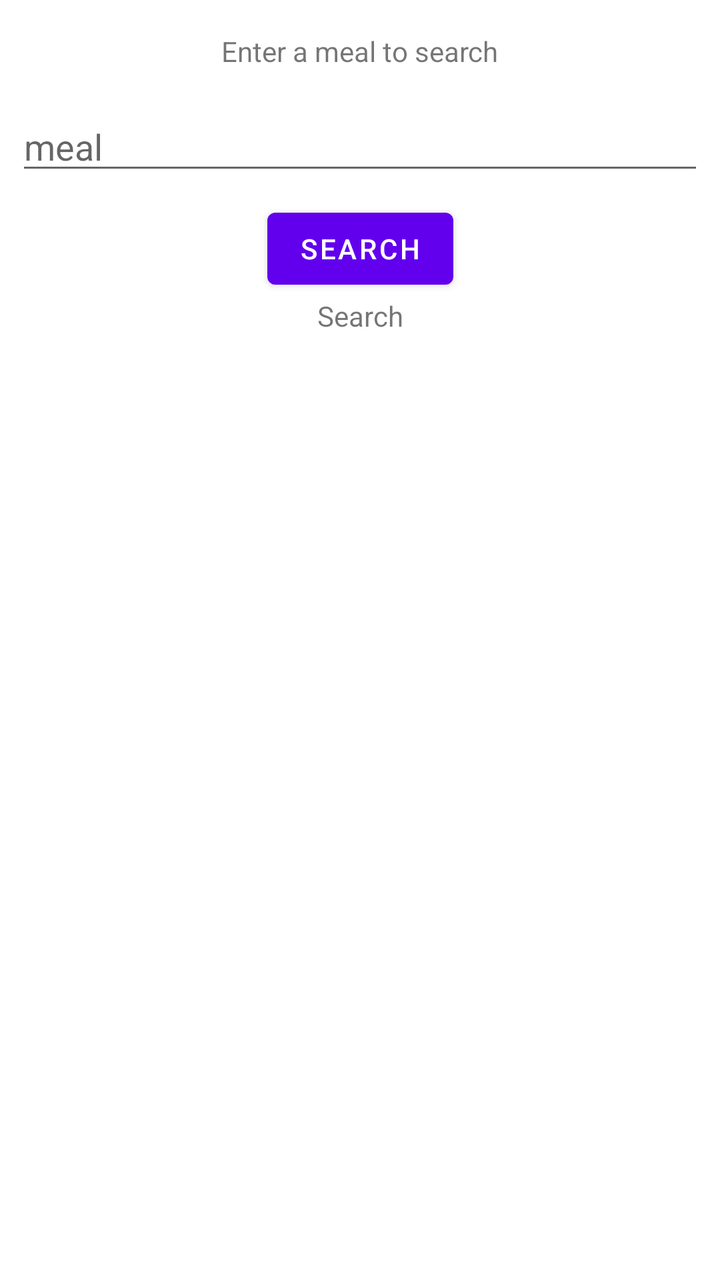
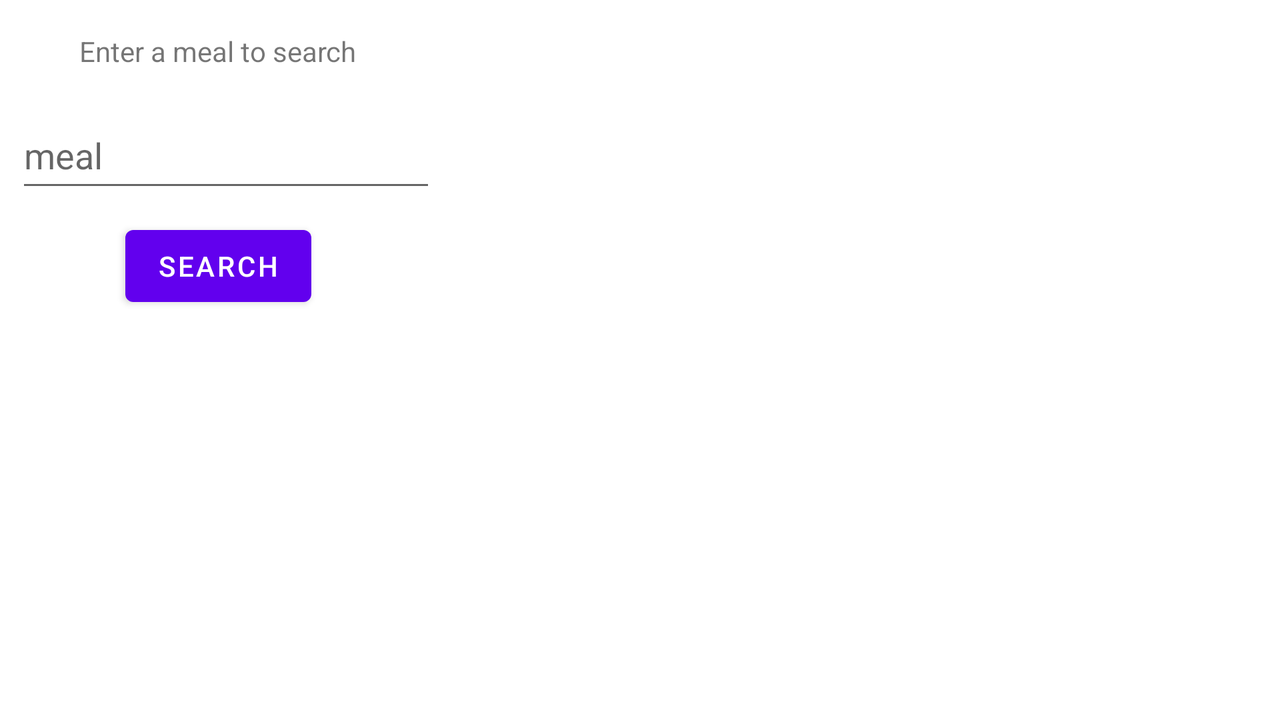

An Android layout and its configuration variant, each rendered on a device that would load it. The default file and the variant file are quoted in full after the pictures.
<!-- AndroidManifest.xml: application theme Theme.Meals -->
<!-- res/layout/activity_search_for_meals.xml -->
<?xml version="1.0" encoding="utf-8"?>
<androidx.constraintlayout.widget.ConstraintLayout xmlns:android="http://schemas.android.com/apk/res/android"
    xmlns:app="http://schemas.android.com/apk/res-auto"
    xmlns:tools="http://schemas.android.com/tools"
    android:layout_width="match_parent"
    android:layout_height="match_parent"
    tools:context=".SearchForMealsActivity">

    <TextView
        android:id="@+id/textView2"
        android:layout_width="wrap_content"
        android:layout_height="wrap_content"
        android:layout_marginTop="16dp"
        android:text="Enter a meal to search"
        app:layout_constraintEnd_toEndOf="parent"
        app:layout_constraintStart_toStartOf="parent"
        app:layout_constraintTop_toTopOf="parent" />

    <EditText
        android:id="@+id/txtInputMeal"
        android:layout_width="0dp"
        android:layout_height="wrap_content"
        android:layout_marginStart="8dp"
        android:layout_marginTop="16dp"
        android:layout_marginEnd="8dp"
        android:drawableLeft="@drawable/round_search_24"
        android:ems="10"
        android:hint="meal"
        android:inputType="textPersonName"
        app:layout_constraintEnd_toEndOf="parent"
        app:layout_constraintStart_toStartOf="parent"
        app:layout_constraintTop_toBottomOf="@+id/textView2" />

    <Button
        android:id="@+id/btnSearchForMeals"
        android:layout_width="wrap_content"
        android:layout_height="wrap_content"
        android:layout_marginTop="8dp"
        android:text="Search"
        app:layout_constraintEnd_toEndOf="parent"
        app:layout_constraintStart_toStartOf="parent"
        app:layout_constraintTop_toBottomOf="@+id/txtInputMeal" />

    <TextView
        android:id="@+id/mealViewer"
        android:layout_width="0dp"
        android:layout_height="0dp"
        android:layout_marginBottom="8dp"
        android:scrollbars="vertical"
        android:text="Search"
        android:textAlignment="center"
        app:layout_constraintBottom_toBottomOf="parent"
        app:layout_constraintEnd_toEndOf="parent"
        app:layout_constraintStart_toStartOf="parent"
        app:layout_constraintTop_toBottomOf="@+id/btnSearchForMeals" />
</androidx.constraintlayout.widget.ConstraintLayout>
<!-- resources referenced by this layout -->
<resources>
  <style name="Theme.Meals" parent="Theme.MaterialComponents.DayNight.DarkActionBar">
          
          <item name="colorPrimary">@color/purple_500</item>
          <item name="colorPrimaryVariant">@color/purple_700</item>
          <item name="colorOnPrimary">@color/white</item>
          
          <item name="colorSecondary">@color/teal_200</item>
          <item name="colorSecondaryVariant">@color/teal_700</item>
          <item name="colorOnSecondary">@color/black</item>
          
          <item name="android:statusBarColor">?attr/colorPrimaryVariant</item>
          
      </style>
  <color name="purple_700">#e36414</color>
  <color name="white">#FFFFFFFF</color>
  <color name="teal_200">#FF03DAC5</color>
  <color name="teal_700">#FF018786</color>
  <color name="black">#FF000000</color>
</resources>
<!-- res/layout-land/activity_search_for_meals.xml (the repository's variant of the layout above) -->
<!-- drawn on the phone turned sideways -->
<?xml version="1.0" encoding="utf-8"?>
<androidx.constraintlayout.widget.ConstraintLayout xmlns:android="http://schemas.android.com/apk/res/android"
    xmlns:app="http://schemas.android.com/apk/res-auto"
    xmlns:tools="http://schemas.android.com/tools"
    android:layout_width="match_parent"
    android:layout_height="match_parent"
    tools:context=".SearchForMealsActivity">

    <EditText
        android:id="@+id/txtInputMeal"
        android:layout_width="0dp"
        android:layout_height="50dp"
        android:layout_marginStart="8dp"
        android:layout_marginTop="16dp"
        android:drawableStart="@drawable/round_search_24"
        android:ems="10"
        android:hint="@string/mealTxt"
        android:importantForAutofill="no"
        android:inputType="textPersonName"
        app:layout_constraintStart_toStartOf="parent"
        app:layout_constraintTop_toBottomOf="@+id/textView2"
        tools:ignore="VisualLintTextFieldSize" />

    <TextView
        android:id="@+id/textView2"
        android:layout_width="wrap_content"
        android:layout_height="wrap_content"
        android:layout_marginTop="16dp"
        android:text="@string/enter_a_meal_to_search"
        app:layout_constraintEnd_toEndOf="@+id/txtInputMeal"
        app:layout_constraintStart_toStartOf="parent"
        app:layout_constraintTop_toTopOf="parent" />

    <Button
        android:id="@+id/btnSearchForMeals"
        android:layout_width="wrap_content"
        android:layout_height="wrap_content"
        android:layout_marginTop="8dp"
        android:text="@string/searchTxt"
        app:layout_constraintEnd_toEndOf="@+id/txtInputMeal"
        app:layout_constraintStart_toStartOf="parent"
        app:layout_constraintTop_toBottomOf="@+id/txtInputMeal"
        tools:ignore="TextContrastCheck" />

    <TextView
        android:id="@+id/txtMealInfo"
        android:layout_width="wrap_content"
        android:layout_height="wrap_content"
        android:layout_marginTop="8dp"
        app:layout_constraintEnd_toEndOf="@+id/btnSearchForMeals"
        app:layout_constraintStart_toStartOf="@+id/btnSearchForMeals"
        app:layout_constraintTop_toBottomOf="@+id/btnSearchForMeals" />

    <FrameLayout
        android:layout_width="0dp"
        android:layout_height="0dp"
        android:layout_marginStart="8dp"
        android:layout_marginTop="8dp"
        android:layout_marginEnd="8dp"
        android:layout_marginBottom="8dp"
        app:layout_constraintBottom_toBottomOf="parent"
        app:layout_constraintEnd_toEndOf="parent"
        app:layout_constraintStart_toEndOf="@+id/txtInputMeal"
        app:layout_constraintTop_toTopOf="parent">

        <androidx.recyclerview.widget.RecyclerView
            android:id="@+id/recycler_view"
            android:layout_width="match_parent"
            android:layout_height="match_parent"
            android:scrollbars="vertical"
            app:layoutManager="LinearLayoutManager" />
    </FrameLayout>

    














</androidx.constraintlayout.widget.ConstraintLayout>
<!-- resources referenced by the variant -->
<!-- as the phone turned sideways resolves them -->
<resources>
  <string name="enter_a_meal_to_search">Enter a meal to search</string>
  <string name="mealTxt">meal</string>
  <string name="searchTxt">Search</string>
  <style name="Theme.Meals" parent="Theme.MaterialComponents.DayNight.DarkActionBar">
          
          <item name="colorPrimary">@color/purple_500</item>
          <item name="colorPrimaryVariant">@color/purple_700</item>
          <item name="colorOnPrimary">@color/white</item>
          
          <item name="colorSecondary">@color/teal_200</item>
          <item name="colorSecondaryVariant">@color/teal_700</item>
          <item name="colorOnSecondary">@color/black</item>
          
          <item name="android:statusBarColor">?attr/colorPrimaryVariant</item>
          
      </style>
  <color name="purple_700">#e36414</color>
  <color name="white">#FFFFFFFF</color>
  <color name="teal_200">#FF03DAC5</color>
  <color name="teal_700">#FF018786</color>
  <color name="black">#FF000000</color>
</resources>
